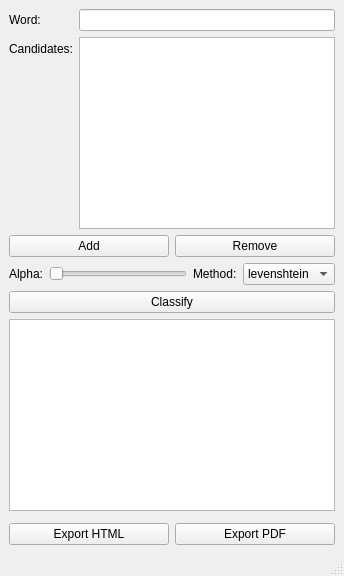
<?xml version="1.0" encoding="UTF-8"?>
<ui version="4.0">
 <class>MainWindow</class>
 <widget class="QMainWindow" name="MainWindow">
  <property name="windowTitle">
   <string>Morphological Tool</string>
  </property>
  <widget class="QWidget" name="centralwidget">
   <layout class="QVBoxLayout" name="verticalLayout">
    <item>
     <layout class="QFormLayout" name="formLayout">
      <item row="0" column="0">
        <widget class="QLabel" name="labelWord">
          <property name="text"><string>Word:</string></property>
        </widget>
      </item>
      <item row="0" column="1">
        <widget class="QLineEdit" name="lineEditWord"/>
      </item>

      <item row="1" column="0">
        <widget class="QLabel" name="labelCandidates">
          <property name="text"><string>Candidates:</string></property>
        </widget>
      </item>
      <item row="1" column="1">
        <widget class="QListWidget" name="listWidgetCandidates"/>
      </item>

      <item row="2" column="0" colspan="2">
        <layout class="QHBoxLayout" name="horizontalLayoutAddRemove">
          <item>
            <widget class="QPushButton" name="buttonAddCandidate">
              <property name="text"><string>Add</string></property>
            </widget>
          </item>
          <item>
            <widget class="QPushButton" name="buttonRemoveCandidate">
              <property name="text"><string>Remove</string></property>
            </widget>
          </item>
        </layout>
      </item>
     </layout>
    </item>

    <item>
     <layout class="QHBoxLayout" name="horizontalLayoutParams">
      <item>
        <widget class="QLabel" name="labelAlpha">
          <property name="text"><string>Alpha:</string></property>
        </widget>
      </item>
      <item>
        <widget class="QSlider" name="sliderAlpha">
          <property name="orientation">
            <enum>Qt::Horizontal</enum>
          </property>
        </widget>
      </item>
      <item>
        <widget class="QLabel" name="labelMethod">
          <property name="text"><string>Method:</string></property>
        </widget>
      </item>
      <item>
        <widget class="QComboBox" name="comboBoxMethod">
          <item>
            <property name="text"><string>levenshtein</string></property>
          </item>
          <item>
            <property name="text"><string>phonetic</string></property>
          </item>
        </widget>
      </item>
     </layout>
    </item>

    <item>
      <widget class="QPushButton" name="buttonClassify">
        <property name="text"><string>Classify</string></property>
      </widget>
    </item>

    <item>
      <widget class="QTableView" name="tableViewResults"/>
    </item>

    <item>
      <widget class="QWidget" name="widgetChart"/>
    </item>

    <item>
     <layout class="QHBoxLayout" name="horizontalLayoutReport">
      <item>
        <widget class="QPushButton" name="buttonExportHTML">
          <property name="text"><string>Export HTML</string></property>
        </widget>
      </item>
      <item>
        <widget class="QPushButton" name="buttonExportPDF">
          <property name="text"><string>Export PDF</string></property>
        </widget>
      </item>
     </layout>
    </item>
   </layout>
  </widget>
  <widget class="QMenuBar" name="menubar"/>
  <widget class="QStatusBar" name="statusbar"/>
 </widget>
 <resources/>
 <connections/>
</ui>
